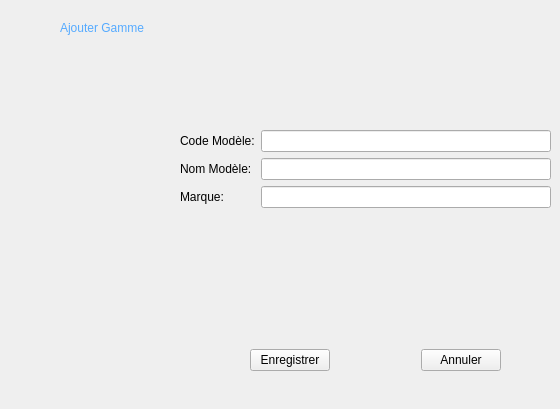
    <widget class="QWidget" name="ajout_gamme">
     <widget class="QWidget" name="formLayoutWidget_3">
      <property name="geometry">
       <rect>
        <x>180</x>
        <y>130</y>
        <width>371</width>
        <height>131</height>
       </rect>
      </property>
      <layout class="QFormLayout" name="formLayout_3">
       <property name="fieldGrowthPolicy">
        <enum>QFormLayout::AllNonFixedFieldsGrow</enum>
       </property>
       <item row="0" column="0">
        <widget class="QLabel" name="code_model">
         <property name="text">
          <string>Code Modèle:</string>
         </property>
        </widget>
       </item>
       <item row="0" column="1">
        <widget class="QLineEdit" name="cd_mod"/>
       </item>
       <item row="1" column="0">
        <widget class="QLabel" name="nommodel">
         <property name="text">
          <string>Nom Modèle:</string>
         </property>
        </widget>
       </item>
       <item row="1" column="1">
        <widget class="QLineEdit" name="nom_mo_2"/>
       </item>
       <item row="2" column="0">
        <widget class="QLabel" name="marqu">
         <property name="text">
          <string>Marque:</string>
         </property>
        </widget>
       </item>
       <item row="2" column="1">
        <widget class="QLineEdit" name="mark"/>
       </item>
      </layout>
     </widget>
     <widget class="QWidget" name="horizontalLayoutWidget_10">
      <property name="geometry">
       <rect>
        <x>250</x>
        <y>320</y>
        <width>251</width>
        <height>80</height>
       </rect>
      </property>
      <layout class="QHBoxLayout" name="horizontalLayout_16">
       <item>
        <widget class="QPushButton" name="Ajout_gamme">
         <property name="text">
          <string>Enregistrer</string>
         </property>
        </widget>
       </item>
       <item>
        <spacer name="horizontalSpacer_14">
         <property name="orientation">
          <enum>Qt::Horizontal</enum>
         </property>
         <property name="sizeHint" stdset="0">
          <size>
           <width>40</width>
           <height>20</height>
          </size>
         </property>
        </spacer>
       </item>
       <item>
        <widget class="QPushButton" name="annuler_2">
         <property name="text">
          <string>Annuler</string>
         </property>
        </widget>
       </item>
      </layout>
     </widget>
     <widget class="QLabel" name="label_6">
      <property name="geometry">
       <rect>
        <x>60</x>
        <y>20</y>
        <width>131</width>
        <height>17</height>
       </rect>
      </property>
      <property name="text">
       <string>&lt;html&gt;&lt;head/&gt;&lt;body&gt;&lt;p&gt;&lt;span style=&quot; color:#55aaff;&quot;&gt;Ajouter Gamme&lt;/span&gt;&lt;/p&gt;&lt;/body&gt;&lt;/html&gt;</string>
      </property>
     </widget>
    </widget>
